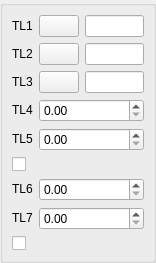
<ui version="4.0" >
 <class>DlgRef_3Sel4Spin2Check_QTD</class>
 <widget class="QWidget" name="DlgRef_3Sel4Spin2Check_QTD" >
  <property name="geometry" >
   <rect>
    <x>0</x>
    <y>0</y>
    <width>156</width>
    <height>241</height>
   </rect>
  </property>
  <property name="windowTitle" >
   <string/>
  </property>
  <layout class="QGridLayout" >
   <property name="leftMargin" >
    <number>0</number>
   </property>
   <property name="topMargin" >
    <number>0</number>
   </property>
   <property name="rightMargin" >
    <number>0</number>
   </property>
   <property name="bottomMargin" >
    <number>0</number>
   </property>
   <property name="horizontalSpacing" >
    <number>0</number>
   </property>
   <property name="verticalSpacing" >
    <number>0</number>
   </property>
   <item row="0" column="0" >
    <widget class="QGroupBox" name="GroupBox1" >
     <property name="title" >
      <string/>
     </property>
     <layout class="QGridLayout" >
      <property name="leftMargin" >
       <number>9</number>
      </property>
      <property name="topMargin" >
       <number>9</number>
      </property>
      <property name="rightMargin" >
       <number>9</number>
      </property>
      <property name="bottomMargin" >
       <number>9</number>
      </property>
      <property name="horizontalSpacing" >
       <number>6</number>
      </property>
      <property name="verticalSpacing" >
       <number>6</number>
      </property>
      <item row="7" column="1" colspan="2" >
       <widget class="QtxDoubleSpinBox" name="SpinBox_DY2" />
      </item>
      <item row="6" column="1" colspan="2" >
       <widget class="QtxDoubleSpinBox" name="SpinBox_DX2" />
      </item>
      <item row="4" column="1" colspan="2" >
       <widget class="QtxDoubleSpinBox" name="SpinBox_DY1" />
      </item>
      <item row="3" column="1" colspan="2" >
       <widget class="QtxDoubleSpinBox" name="SpinBox_DX1" />
      </item>
      <item row="5" column="0" colspan="3" >
       <widget class="QCheckBox" name="CheckButton1" >
        <property name="text" >
         <string/>
        </property>
       </widget>
      </item>
      <item row="6" column="0" >
       <widget class="QLabel" name="TextLabel6" >
        <property name="sizePolicy" >
         <sizepolicy vsizetype="Fixed" hsizetype="Fixed" >
          <horstretch>0</horstretch>
          <verstretch>0</verstretch>
         </sizepolicy>
        </property>
        <property name="text" >
         <string>TL6</string>
        </property>
        <property name="wordWrap" >
         <bool>false</bool>
        </property>
       </widget>
      </item>
      <item row="7" column="0" >
       <widget class="QLabel" name="TextLabel7" >
        <property name="sizePolicy" >
         <sizepolicy vsizetype="Fixed" hsizetype="Fixed" >
          <horstretch>0</horstretch>
          <verstretch>0</verstretch>
         </sizepolicy>
        </property>
        <property name="text" >
         <string>TL7</string>
        </property>
        <property name="wordWrap" >
         <bool>false</bool>
        </property>
       </widget>
      </item>
      <item row="3" column="0" >
       <widget class="QLabel" name="TextLabel4" >
        <property name="sizePolicy" >
         <sizepolicy vsizetype="Fixed" hsizetype="Fixed" >
          <horstretch>0</horstretch>
          <verstretch>0</verstretch>
         </sizepolicy>
        </property>
        <property name="text" >
         <string>TL4</string>
        </property>
        <property name="wordWrap" >
         <bool>false</bool>
        </property>
       </widget>
      </item>
      <item row="4" column="0" >
       <widget class="QLabel" name="TextLabel5" >
        <property name="sizePolicy" >
         <sizepolicy vsizetype="Fixed" hsizetype="Fixed" >
          <horstretch>0</horstretch>
          <verstretch>0</verstretch>
         </sizepolicy>
        </property>
        <property name="text" >
         <string>TL5</string>
        </property>
        <property name="wordWrap" >
         <bool>false</bool>
        </property>
       </widget>
      </item>
      <item row="1" column="0" >
       <widget class="QLabel" name="TextLabel2" >
        <property name="sizePolicy" >
         <sizepolicy vsizetype="Fixed" hsizetype="Fixed" >
          <horstretch>0</horstretch>
          <verstretch>0</verstretch>
         </sizepolicy>
        </property>
        <property name="text" >
         <string>TL2</string>
        </property>
        <property name="wordWrap" >
         <bool>false</bool>
        </property>
       </widget>
      </item>
      <item row="0" column="0" >
       <widget class="QLabel" name="TextLabel1" >
        <property name="sizePolicy" >
         <sizepolicy vsizetype="Fixed" hsizetype="Fixed" >
          <horstretch>0</horstretch>
          <verstretch>0</verstretch>
         </sizepolicy>
        </property>
        <property name="text" >
         <string>TL1</string>
        </property>
        <property name="wordWrap" >
         <bool>false</bool>
        </property>
       </widget>
      </item>
      <item row="2" column="1" >
       <widget class="QPushButton" name="PushButton3" >
        <property name="sizePolicy" >
         <sizepolicy vsizetype="Fixed" hsizetype="Fixed" >
          <horstretch>0</horstretch>
          <verstretch>0</verstretch>
         </sizepolicy>
        </property>
        <property name="text" >
         <string/>
        </property>
       </widget>
      </item>
      <item row="0" column="1" >
       <widget class="QPushButton" name="PushButton1" >
        <property name="sizePolicy" >
         <sizepolicy vsizetype="Fixed" hsizetype="Fixed" >
          <horstretch>0</horstretch>
          <verstretch>0</verstretch>
         </sizepolicy>
        </property>
        <property name="text" >
         <string/>
        </property>
       </widget>
      </item>
      <item row="2" column="2" >
       <widget class="QLineEdit" name="LineEdit3" />
      </item>
      <item row="1" column="1" >
       <widget class="QPushButton" name="PushButton2" >
        <property name="sizePolicy" >
         <sizepolicy vsizetype="Fixed" hsizetype="Fixed" >
          <horstretch>0</horstretch>
          <verstretch>0</verstretch>
         </sizepolicy>
        </property>
        <property name="text" >
         <string/>
        </property>
       </widget>
      </item>
      <item row="2" column="0" >
       <widget class="QLabel" name="TextLabel3" >
        <property name="sizePolicy" >
         <sizepolicy vsizetype="Fixed" hsizetype="Fixed" >
          <horstretch>0</horstretch>
          <verstretch>0</verstretch>
         </sizepolicy>
        </property>
        <property name="text" >
         <string>TL3</string>
        </property>
        <property name="wordWrap" >
         <bool>false</bool>
        </property>
       </widget>
      </item>
      <item row="0" column="2" >
       <widget class="QLineEdit" name="LineEdit1" />
      </item>
      <item row="1" column="2" >
       <widget class="QLineEdit" name="LineEdit2" />
      </item>
      <item row="8" column="0" colspan="3" >
       <widget class="QCheckBox" name="CheckButton2" >
        <property name="text" >
         <string/>
        </property>
       </widget>
      </item>
     </layout>
    </widget>
   </item>
  </layout>
 </widget>
 <layoutdefault spacing="6" margin="11" />
 <pixmapfunction>qPixmapFromMimeSource</pixmapfunction>
 <customwidgets>
  <customwidget>
   <class>QtxDoubleSpinBox</class>
   <extends>QDoubleSpinBox</extends>
   <header location="global" >QtxDoubleSpinBox.h</header>
  </customwidget>
 </customwidgets>
 <tabstops>
  <tabstop>PushButton1</tabstop>
  <tabstop>LineEdit1</tabstop>
  <tabstop>PushButton2</tabstop>
  <tabstop>LineEdit2</tabstop>
  <tabstop>PushButton3</tabstop>
  <tabstop>LineEdit3</tabstop>
  <tabstop>SpinBox_DX1</tabstop>
  <tabstop>SpinBox_DY1</tabstop>
  <tabstop>CheckButton1</tabstop>
  <tabstop>SpinBox_DX2</tabstop>
  <tabstop>SpinBox_DY2</tabstop>
  <tabstop>CheckButton2</tabstop>
 </tabstops>
 <resources/>
 <connections/>
</ui>
